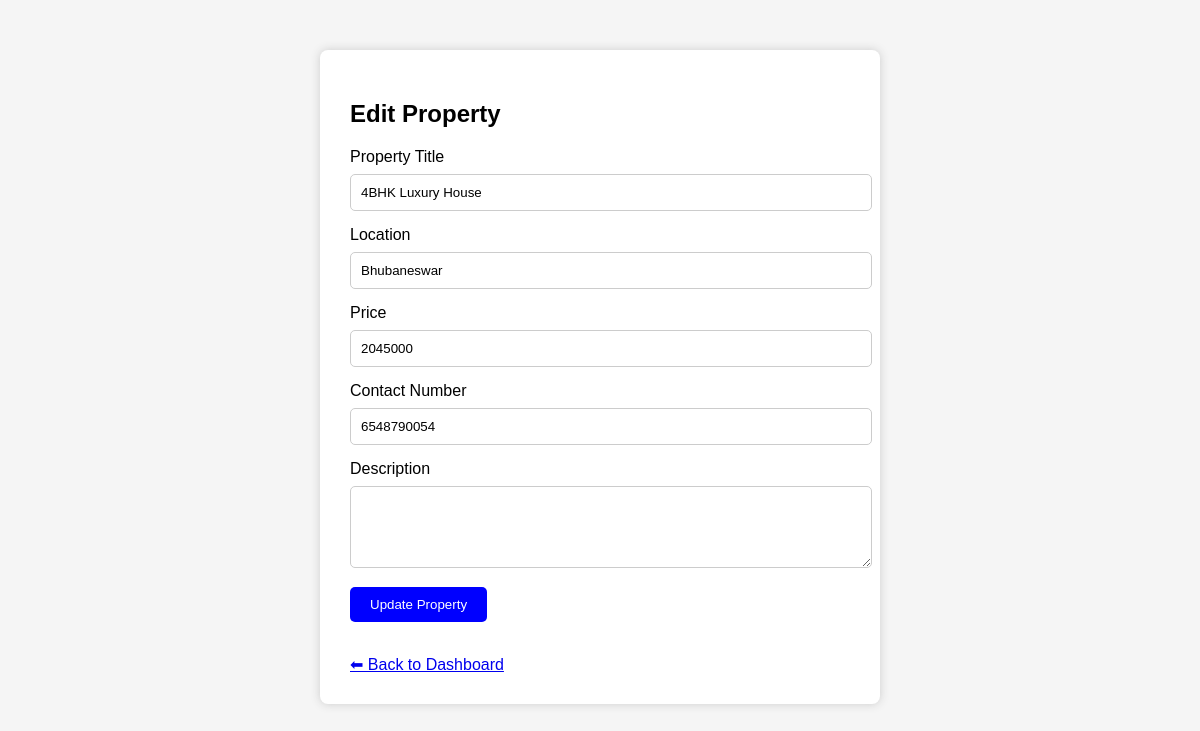
Screenshot of /edit_property/1 (signed in) with the database file from the repository.
### model.py (models this page shows)
class Property(db.Model):
    id = db.Column(db.Integer, primary_key=True)
    title = db.Column(db.String(200))
    location = db.Column(db.String(200))
    price = db.Column(db.String(100))
    description = db.Column(db.Text)
    contact_number = db.Column(db.String(20))
    property_type = db.Column(db.String(20))
    image = db.Column(db.String(200))
    image2 = db.Column(db.String(200))
    image3 = db.Column(db.String(200))
    status = db.Column(db.String(50), default="available")

### app.py (the view, shortened to what this page needs)
@app.route("/edit_property/<int:id>", methods=["GET", "POST"])
def edit_property(id):
    if "user" not in session:
        return redirect("/login")
    property = Property.query.get(id)
    if not property:
        flash("Property not found", "danger")
        return redirect("/dashboard")
    return render_template("edit_property.html", property=property)

### templates/edit_property.html (shortened to what this page needs)
<!DOCTYPE html>
<html>
<head>
    <link rel="stylesheet" href="{{ url_for('static', filename='style.css') }}">
</head>
<body>
    <div class="container">
        <h2>Edit Property</h2>
        <form method="POST" onsubmit="return validateForm()">
            <label>Property Title</label>
            <input type="text" name="title" value="{{ property.title }}" required>
            <label>Location</label>
            <input type="text" id="location" name="location" value="{{ property.location }}" required>
            <label>Price</label>
            <input type="text" id="price" name="price" value="{{ property.price }}" required>
            <label>Contact Number</label>
            <input type="text" id="contact" name="contact_number" value="{{ property.contact_number }}" required>
            <label>Description</label>
            <textarea name="description" rows="4">{{ property.description }}</textarea>
            <button type="submit">Update Property</button>
        </form>
        <br>
        <a href="/dashboard" class="back">⬅ Back to Dashboard</a>
    </div>
</body>
</html>

### static/css/style.css (style rules this page uses)
body { background: #f4f6f9; font-family: Arial, sans-serif; }

### templates/edit_property.html (style rules this page uses)
body { font-family: Arial; background: #f5f5f5; }
.container { width: 500px; margin: auto; background: white; padding: 30px; margin-top: 50px; border-radius: 8px; box-shadow: 0 0 10px #ccc; }
input, textarea { width: 100%; padding: 10px; margin-top: 8px; margin-bottom: 15px; border: 1px solid #ccc; border-radius: 5px; }
button { background: blue; color: white; padding: 10px 20px; border: none; border-radius: 5px; cursor: pointer; }
.back { margin-top: 15px; display: inline-block; }

### rows the page displays
Property: title "4BHK Luxury House", location "Bhubaneswar", price "2045000", contact_number "6548790054"
